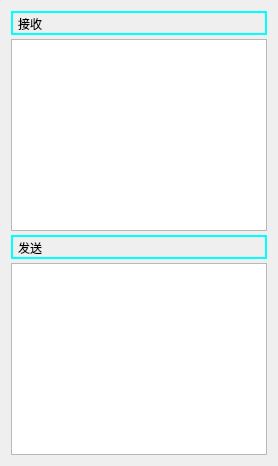
      <widget class="QWidget" name="layoutWidget">
       <layout class="QVBoxLayout" name="verticalLayout">
        <property name="spacing">
         <number>4</number>
        </property>
        <item>
         <widget class="QLabel" name="label_5">
          <property name="styleSheet">
           <string notr="true">QLabel {
    /*font-family: &quot;Microsoft YaHei&quot;;
    font-size: 18px;*/
    color: #000000;
    /*font-style: normal;
    font-weight: normal;*/
 
    border-style: solid;
    border-width: 2px;
    border-color: aqua;
    border-radius: 20px;
 
    padding-left: 2px;
    padding-top: 2px;
 
    /*background-color: rgb(237, 242, 255);/*背景颜色*/
    /*background-image: url(&quot;./image.png&quot;);*/
    /*background-repeat: no-repeat;*/
    background-position: left center;
}


QLabel:hover{
color: red;
border-color: green;
    background-color: aqua;
}

QLabel:disabled{
	color: blue;
	border-color: brown;
    background-color: aqua;
}
</string>
          </property>
          <property name="text">
           <string>接收</string>
          </property>
         </widget>
        </item>
        <item>
         <widget class="QTextBrowser" name="textBrowser">
          <property name="font">
           <font>
            <family>宋体</family>
            <pointsize>16</pointsize>
            <weight>50</weight>
            <bold>false</bold>
           </font>
          </property>
          <property name="styleSheet">
           <string notr="true"/>
          </property>
         </widget>
        </item>
        <item>
         <widget class="QLabel" name="label_2">
          <property name="styleSheet">
           <string notr="true">QLabel {
    /*font-family: &quot;Microsoft YaHei&quot;;
    font-size: 18px;*/
    color: #000000;
    /*font-style: normal;
    font-weight: normal;*/
 
    border-style: solid;
    border-width: 2px;
    border-color: aqua;
    border-radius: 20px;
 
    padding-left: 2px;
    padding-top: 2px;
 
    /*background-color: rgb(237, 242, 255);/*背景颜色*/
    /*background-image: url(&quot;./image.png&quot;);*/
    /*background-repeat: no-repeat;*/
    background-position: left center;
}


QLabel:hover{
color: red;
border-color: green;
    background-color: aqua;
}

QLabel:disabled{
	color: blue;
	border-color: brown;
    background-color: aqua;
}
</string>
          </property>
          <property name="text">
           <string>发送</string>
          </property>
         </widget>
        </item>
        <item>
         <widget class="QTextEdit" name="TextEdit_sendbuf">
          <property name="styleSheet">
           <string notr="true">/*Display*/
/*QTextBrowser*/
QTextBrowser#textBrowser
{
    border:1px solid transparent;
    border-radius:2px;
    color: white;
    background-color: rgba(22,99,138,50%);
    border-color: rgba(0,156,255,50%);
    font-size: 12px;
    font-weight: 400;
    selection-background-color: #8c8c8c;
    selection-color:#e6e6e6;
    padding-left:6px;
    padding-right:6px;
}

QTextBrowser QScrollBar:vertical
{
    border: none;
    background: transparent;
    width: 6px;
}

QTextBrowser QScrollBar::handle:vertical
{
    background-color: rgb(13,74,107);
    min-height: 30px;
    border-radius:3px;
    width: 6px;
}

QTextBrowser QScrollBar::add-line:vertical
{
   border: none;
   height: 0px;
 }

QTextBrowser QScrollBar::sub-line:vertical
{
   border: none;
   height: 0px;
}

QTextBrowser QScrollBar::add-page:vertical,QScrollBar::sub-page:vertical
{
    background:transparent;
    border-radius:3px;
}


QGraphicsView
{
    border:1px solid transparent;
    border-radius:2px;
    color: white;
    background-color: rgba(22,99,138,50%);
    border-color: rgba(0,156,255,50%);
}

/*QCalendarWidget*/
QCalendarWidget QToolButton
{
    padding-right: 20px;
}

/*QLcdNumber*/
QLCDNumber
{
    border:1px solid transparent;
    border-color: rgba(0,156,255,50%);
    border-radius:2px;
    color: white;
    background-color: rgba(22,99,138,50%);
    font-size:16px;
    font-weight: 400;
}

/*QProgressBar*/
QProgressBar
{
    height:21px;
    border-color: rgba(0,156,255,50%);
    border-radius:2px;
    text-align: center;
    color:red;
}
QProgressBar::chunk
{
    background-color:rgb(0,177,255);
    width:20px;
}

/*line*/
QFrame#line
{
    color:red;
}

QFrame#line_2
{
    color:blue;
}
</string>
          </property>
         </widget>
        </item>
       </layout>
      </widget>
